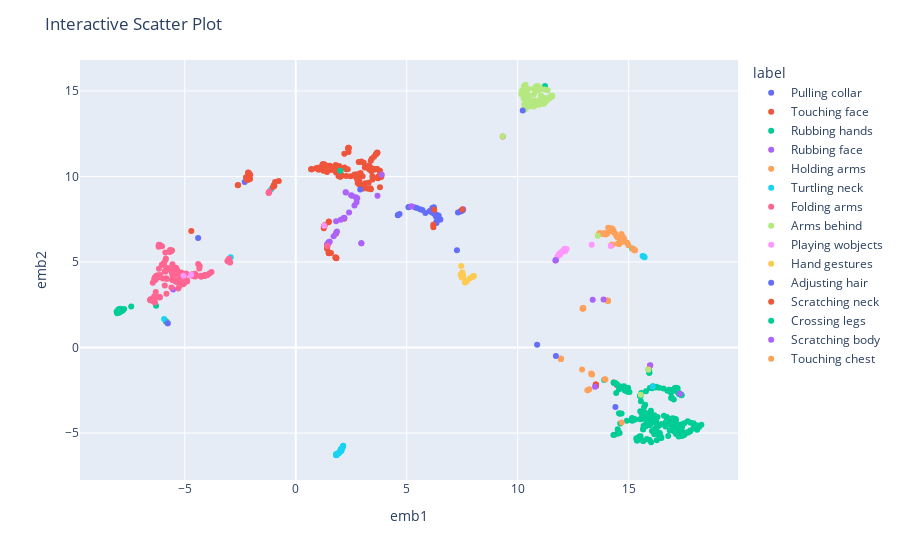

Notebook code for this chart:
### Code cell
interactive_scatter_plot(df.loc[df['single_label'] == 1], var='umap')

### Figure 1 — Plotly figure (JSON) as saved in the notebook; plotly's stock layout.template omitted (floating-point values rounded to 4 significant figures; data arrays with more than 128 entries replaced by an {"elided": "..."} marker saying what was removed)
{"data": [{"customdata": [["Pulling collar", "D:\\Project-mpg microgesture\\smg\\split_files_64\\0001_001_00831-00895_14.mp4"], ["Pulling collar", "D:\\Project-mpg microgesture\\smg\\split_files_64\\0020_012_03296-03360_8.mp4"], ["Pulling collar", "D:\\Project-mpg microgesture\\smg\\split_files_64\\0020_013_03364-03428_8.mp4"], ["Pulling collar", "D:\\Project-mpg microgesture\\smg\\split_files_64\\0024_009_04907-04971_4.mp4"], ["Pulling collar", "D:\\Project-mpg microgesture\\smg\\split_files_64\\0026_009_03142-03206_4.mp4"], ["Pulling collar", "D:\\Project-mpg microgesture\\smg\\split_files_64\\0026_050_11680-11744_15.mp4"], ["Pulling collar", "D:\\Project-mpg microgesture\\smg\\split_files_64\\0026_087_16914-16978_4.mp4"], ["Pulling collar", "D:\\Project-mpg microgesture\\smg\\split_files_64\\0027_171_13488-13552_4.mp4"]], "hovertemplate": "label=%{customdata[0]}<br>umap1=%{x}<br>umap2=%{y}<br>file_paths=%{customdata[1]}<extra></extra>", "legendgroup": "Pulling collar", "marker": {"color": "#636efa", "symbol": "circle"}, "mode": "markers", "name": "Pulling collar", "orientation": "v", "showlegend": true, "x": [4.678, 6.341, 6.33, 4.601, 5.085, -2.298, 5.087, 4.606], "xaxis": "x", "y": [7.801, 7.283, 7.319, 7.732, 8.204, 9.674, 8.214, 7.743], "yaxis": "y", "type": "scatter"}, {"customdata": {"elided": "150x2 str values"}, "hovertemplate": "label=%{customdata[0]}<br>umap1=%{x}<br>umap2=%{y}<br>file_paths=%{customdata[1]}<extra></extra>", "legendgroup": "Touching face", "marker": {"color": "#EF553B", "symbol": "circle"}, "mode": "markers", "name": "Touching face", "orientation": "v", "showlegend": true, "x": {"elided": "150 float values"}, "xaxis": "x", "y": {"elided": "150 float values"}, "yaxis": "y", "type": "scatter"}, {"customdata": {"elided": "230x2 str values"}, "hovertemplate": "label=%{customdata[0]}<br>umap1=%{x}<br>umap2=%{y}<br>file_paths=%{customdata[1]}<extra></extra>", "legendgroup": "Rubbing hands", "marker": {"color": "#00cc96", "symbol": "circle"}, "mode": "markers", "name": "Rubbing hands", "orientation": "v", "showlegend": true, "x": {"elided": "230 float values"}, "xaxis": "x", "y": {"elided": "230 float values"}, "yaxis": "y", "type": "scatter"}, {"customdata": [["Rubbing face", "D:\\Project-mpg microgesture\\smg\\split_files_64\\0001_021_08424-08488_1.mp4"], ["Rubbing face", "D:\\Project-mpg microgesture\\smg\\split_files_64\\0004_070_14383-14447_8.mp4"], ["Rubbing face", "D:\\Project-mpg microgesture\\smg\\split_files_64\\0004_072_15764-15828_8.mp4"], ["Rubbing face", "D:\\Project-mpg microgesture\\smg\\split_files_64\\0004_074_17134-17198_8.mp4"], ["Rubbing face", "D:\\Project-mpg microgesture\\smg\\split_files_64\\0004_080_19102-19166_13.mp4"], ["Rubbing face", "D:\\Project-mpg microgesture\\smg\\split_files_64\\0004_110_21799-21863_8.mp4"], ["Rubbing face", "D:\\Project-mpg microgesture\\smg\\split_files_64\\0004_122_22700-22764_11.mp4"], ["Rubbing face", "D:\\Project-mpg microgesture\\smg\\split_files_64\\0004_124_22828-22892_8.mp4"], ["Rubbing face", "D:\\Project-mpg microgesture\\smg\\split_files_64\\0004_130_23167-23231_4.mp4"], ["Rubbing face", "D:\\Project-mpg microgesture\\smg\\split_files_64\\0004_133_23499-23563_13.mp4"], ["Rubbing face", "D:\\Project-mpg microgesture\\smg\\split_files_64\\0004_134_23662-23726_2.mp4"], ["Rubbing face", "D:\\Project-mpg microgesture\\smg\\split_files_64\\0004_135_23704-23768_1.mp4"], ["Rubbing face", "D:\\Project-mpg microgesture\\smg\\split_files_64\\0004_137_23839-23903_7.mp4"], ["Rubbing face", "D:\\Project-mpg microgesture\\smg\\split_files_64\\0004_140_24012-24076_11.mp4"], ["Rubbing face", "D:\\Project-mpg microgesture\\smg\\split_files_64\\0005_018_05239-05303_4.mp4"], ["Rubbing face", "D:\\Project-mpg microgesture\\smg\\split_files_64\\0008_055_09115-09179_8.mp4"], ["Rubbing face", "D:\\Project-mpg microgesture\\smg\\split_files_64\\0010_065_10589-10653_8.mp4"], ["Rubbing face", "D:\\Project-mpg microgesture\\smg\\split_files_64\\0010_068_10731-10795_8.mp4"], ["Rubbing face", "D:\\Project-mpg microgesture\\smg\\split_files_64\\0010_069_10739-10803_8.mp4"], ["Rubbing face", "D:\\Project-mpg microgesture\\smg\\split_files_64\\0010_122_17240-17304_6.mp4"], ["Rubbing face", "D:\\Project-mpg microgesture\\smg\\split_files_64\\0010_181_24641-24705_6.mp4"], ["Rubbing face", "D:\\Project-mpg microgesture\\smg\\split_files_64\\0013_131_15505-15569_2.mp4"], ["Rubbing face", "D:\\Project-mpg microgesture\\smg\\split_files_64\\0013_141_16906-16970_8.mp4"], ["Rubbing face", "D:\\Project-mpg microgesture\\smg\\split_files_64\\0013_144_17248-17312_8.mp4"], ["Rubbing face", "D:\\Project-mpg microgesture\\smg\\split_files_64\\0013_160_18016-18080_13.mp4"], ["Rubbing face", "D:\\Project-mpg microgesture\\smg\\split_files_64\\0019_044_15673-15737_8.mp4"], ["Rubbing face", "D:\\Project-mpg microgesture\\smg\\split_files_64\\0020_019_04401-04465_6.mp4"], ["Rubbing face", "D:\\Project-mpg microgesture\\smg\\split_files_64\\0020_022_04963-05027_4.mp4"], ["Rubbing face", "D:\\Project-mpg microgesture\\smg\\split_files_64\\0021_062_19767-19831_4.mp4"], ["Rubbing face", "D:\\Project-mpg microgesture\\smg\\split_files_64\\0022_000_00761-00825_8.mp4"], ["Rubbing face", "D:\\Project-mpg microgesture\\smg\\split_files_64\\0022_001_00805-00869_12.mp4"], ["Rubbing face", "D:\\Project-mpg microgesture\\smg\\split_files_64\\0026_051_11744-11808_15.mp4"], ["Rubbing face", "D:\\Project-mpg microgesture\\smg\\split_files_64\\0027_247_21323-21387_11.mp4"], ["Rubbing face", "D:\\Project-mpg microgesture\\smg\\split_files_64\\0031_086_14457-14521_4.mp4"], ["Rubbing face", null], ["Rubbing face", null]], "hovertemplate": "label=%{customdata[0]}<br>umap1=%{x}<br>umap2=%{y}<br>file_paths=%{customdata[1]}<extra></extra>", "legendgroup": "Rubbing face", "marker": {"color": "#ab63fa", "symbol": "circle"}, "mode": "markers", "name": "Rubbing face", "orientation": "v", "showlegend": true, "x": [13.49, 1.818, 15.97, 15.96, 1.709, 1.425, 2.957, 1.417, 1.486, 1.829, 1.474, 1.438, 1.519, 1.529, 1.858, 2.647, 2.404, 2.958, 17.31, 2.741, 2.775, 2.167, 2.194, 2.027, 2.175, 2.249, 2.706, 2.538, 5.213, 3.684, 7.54, 5.354, 3.877, 2.265, 2.498, -5.524], "xaxis": "x", "y": [-2.294, 7.385, -1.042, -1.056, 6.506, 6.037, 6.093, 6.043, 6.124, 6.716, 6.132, 6.02, 6.188, 6.183, 6.783, 8.297, 7.89, 6.093, -2.704, 8.486, 8.732, 7.565, 7.585, 7.471, 7.553, 9.072, 8.792, 8.878, 8.262, 8.873, 8.085, 8.203, 10.1, 9.068, 8.903, 3.387], "yaxis": "y", "type": "scatter"}, {"customdata": {"elided": "67x2 str values"}, "hovertemplate": "label=%{customdata[0]}<br>umap1=%{x}<br>umap2=%{y}<br>file_paths=%{customdata[1]}<extra></extra>", "legendgroup": "Holding arms", "marker": {"color": "#FFA15A", "symbol": "circle"}, "mode": "markers", "name": "Holding arms", "orientation": "v", "showlegend": true, "x": [15.28, 15.28, 14.58, 14.61, 14.56, 14.57, 14.85, 14.75, 14.71, 15.2, 15.21, 14.79, 14.22, 14.23, 14.26, 13.23, 15.27, 14.5, 14.99, 14.94, 14.75, 14.77, 15.89, 14.74, 13.35, 14.69, 14.7, 13.33, 13.15, 13.69, 14.29, 14.18, 14.2, 14.26, 13.31, 14.18, 14.07, 14.51, 14.67, 14.04, 13.95, 13.93, 14.06, 13.15, 14.32, 13.69, 14.27, 14.32, 11.94, 12.9, 14.21, 14.08, 14.03, 14.4, 14.62, 14.45, 14.69, 14.07, 13.89, 14.04, 13.87, 13.84, 11.95, 13.97, 13.68, 13.68, 11.96], "xaxis": "x", "y": [5.682, 5.685, 6.055, 6.26, 6.083, 6.075, 6.179, 6.188, 6.312, 5.755, 5.753, 6.356, 5.982, 5.974, 6.019, -2.448, 5.686, 6.433, 5.971, 6.125, 6.314, 6.294, -1.276, 6.473, -1.576, -4.384, 6.429, -1.559, -2.504, 6.671, 6.838, 6.838, 6.94, 6.829, -1.527, 6.913, 2.732, 6.067, 6.642, 6.663, -1.866, -1.85, 2.738, -2.493, 6.745, 6.68, 6.943, 6.81, -0.6673, -1.286, 6.975, 7.002, 2.756, 6.647, 6.26, 6.517, 6.386, 2.721, 6.669, 6.677, 6.682, 6.64, -0.6435, 6.614, 6.668, 6.667, -0.6725], "yaxis": "y", "type": "scatter"}, {"customdata": [["Turtling neck", "D:\\Project-mpg microgesture\\smg\\split_files_64\\0002_029_13657-13721_0.mp4"], ["Turtling neck", "D:\\Project-mpg microgesture\\smg\\split_files_64\\0002_030_13721-13785_0.mp4"], ["Turtling neck", "D:\\Project-mpg microgesture\\smg\\split_files_64\\0002_031_14891-14955_0.mp4"], ["Turtling neck", "D:\\Project-mpg microgesture\\smg\\split_files_64\\0002_035_23740-23804_0.mp4"], ["Turtling neck", "D:\\Project-mpg microgesture\\smg\\split_files_64\\0002_036_24317-24381_13.mp4"], ["Turtling neck", "D:\\Project-mpg microgesture\\smg\\split_files_64\\0002_038_25765-25829_7.mp4"], ["Turtling neck", "D:\\Project-mpg microgesture\\smg\\split_files_64\\0003_003_01830-01894_7.mp4"], ["Turtling neck", "D:\\Project-mpg microgesture\\smg\\split_files_64\\0003_006_05287-05351_8.mp4"], ["Turtling neck", "D:\\Project-mpg microgesture\\smg\\split_files_64\\0003_008_05367-05431_8.mp4"], ["Turtling neck", "D:\\Project-mpg microgesture\\smg\\split_files_64\\0008_124_21215-21279_8.mp4"], ["Turtling neck", "D:\\Project-mpg microgesture\\smg\\split_files_64\\0008_132_22263-22327_8.mp4"], ["Turtling neck", "D:\\Project-mpg microgesture\\smg\\split_files_64\\0008_151_23439-23503_7.mp4"], ["Turtling neck", "D:\\Project-mpg microgesture\\smg\\split_files_64\\0008_152_23493-23557_7.mp4"], ["Turtling neck", "D:\\Project-mpg microgesture\\smg\\split_files_64\\0009_023_09494-09558_1.mp4"], ["Turtling neck", "D:\\Project-mpg microgesture\\smg\\split_files_64\\0010_012_02377-02441_8.mp4"], ["Turtling neck", "D:\\Project-mpg microgesture\\smg\\split_files_64\\0010_028_03438-03502_8.mp4"], ["Turtling neck", "D:\\Project-mpg microgesture\\smg\\split_files_64\\0011_024_14261-14325_2.mp4"], ["Turtling neck", "D:\\Project-mpg microgesture\\smg\\split_files_64\\0011_036_20254-20318_2.mp4"], ["Turtling neck", "D:\\Project-mpg microgesture\\smg\\split_files_64\\0012_017_11185-11249_7.mp4"], ["Turtling neck", "D:\\Project-mpg microgesture\\smg\\split_files_64\\0012_025_13367-13431_4.mp4"], ["Turtling neck", "D:\\Project-mpg microgesture\\smg\\split_files_64\\0012_027_15413-15477_9.mp4"], ["Turtling neck", "D:\\Project-mpg microgesture\\smg\\split_files_64\\0013_117_14619-14683_8.mp4"], ["Turtling neck", "D:\\Project-mpg microgesture\\smg\\split_files_64\\0014_011_09399-09463_7.mp4"], ["Turtling neck", "D:\\Project-mpg microgesture\\smg\\split_files_64\\0015_172_18094-18158_16.mp4"], ["Turtling neck", "D:\\Project-mpg microgesture\\smg\\split_files_64\\0015_248_24498-24562_8.mp4"], ["Turtling neck", "D:\\Project-mpg microgesture\\smg\\split_files_64\\0016_021_03729-03793_7.mp4"], ["Turtling neck", "D:\\Project-mpg microgesture\\smg\\split_files_64\\0019_088_24131-24195_2.mp4"], ["Turtling neck", "D:\\Project-mpg microgesture\\smg\\split_files_64\\0021_025_06494-06558_4.mp4"], ["Turtling neck", "D:\\Project-mpg microgesture\\smg\\split_files_64\\0021_044_13409-13473_4.mp4"], ["Turtling neck", "D:\\Project-mpg microgesture\\smg\\split_files_64\\0021_068_21264-21328_4.mp4"], ["Turtling neck", "D:\\Project-mpg microgesture\\smg\\split_files_64\\0026_132_23840-23904_8.mp4"], ["Turtling neck", "D:\\Project-mpg microgesture\\smg\\split_files_64\\0026_134_23956-24020_6.mp4"], ["Turtling neck", "D:\\Project-mpg microgesture\\smg\\split_files_64\\0026_148_26548-26612_11.mp4"]], "hovertemplate": "label=%{customdata[0]}<br>umap1=%{x}<br>umap2=%{y}<br>file_paths=%{customdata[1]}<extra></extra>", "legendgroup": "Turtling neck", "marker": {"color": "#19d3f3", "symbol": "circle"}, "mode": "markers", "name": "Turtling neck", "orientation": "v", "showlegend": true, "x": [2.067, 2.024, 2.027, 2.053, 2.026, 2.042, 15.63, 2.056, 2.047, 15.7, 1.967, 1.839, 1.884, 1.968, -2.928, 16.09, 15.68, 15.72, 1.961, 1.823, 1.826, 2.02, -1.103, 2.14, 2.134, -5.93, 1.814, 1.895, 11.73, 2.11, 2.121, -7.898, 1.858], "xaxis": "x", "y": [-6.002, -6.024, -5.96, -5.94, -6.06, -6.035, 5.356, -5.965, -5.97, 5.3, -6.143, -6.28, -6.224, -6.143, 5.284, -2.275, 5.318, 5.28, -6.13, -6.3, -6.291, -6.052, 9.246, -5.746, -5.768, 1.673, -6.236, -6.218, 5.126, -5.83, -5.797, 2.273, -6.211], "yaxis": "y", "type": "scatter"}, {"customdata": {"elided": "138x2 str values"}, "hovertemplate": "label=%{customdata[0]}<br>umap1=%{x}<br>umap2=%{y}<br>file_paths=%{customdata[1]}<extra></extra>", "legendgroup": "Folding arms", "marker": {"color": "#FF6692", "symbol": "circle"}, "mode": "markers", "name": "Folding arms", "orientation": "v", "showlegend": true, "x": {"elided": "138 float values"}, "xaxis": "x", "y": {"elided": "138 float values"}, "yaxis": "y", "type": "scatter"}, {"customdata": {"elided": "82x2 str values"}, "hovertemplate": "label=%{customdata[0]}<br>umap1=%{x}<br>umap2=%{y}<br>file_paths=%{customdata[1]}<extra></extra>", "legendgroup": "Arms behind", "marker": {"color": "#B6E880", "symbol": "circle"}, "mode": "markers", "name": "Arms behind", "orientation": "v", "showlegend": true, "x": [9.325, 15.88, 10.38, 15.55, 10.36, 10.73, 10.58, 11.13, 11.26, 10.39, 10.16, 10.52, 10.3, 10.28, 10.26, 10.22, 10.22, 10.45, 10.19, 10.41, 10.79, 10.45, 10.73, 10.3, 10.28, 10.35, 10.21, 10.39, 10.35, 10.27, 10.31, 10.34, 10.37, 10.48, 10.3, 11.35, 11.21, 10.85, 11.05, 11.14, 11.1, 10.94, 11.02, 11.24, 10.73, 10.72, 10.5, 11.14, 11.16, 11.05, 11.2, 11.1, 11.02, 11.18, 11.28, 10.82, 10.27, 11.17, 11.13, 10.37, 10.38, 11.2, 10.75, 10.62, 10.48, 11.01, 10.91, 10.81, 11.41, 11.55, 13.61, 11.43, 11.55, 11.56, 11.52, 11.5, 11.47, 11.23, 11.31, 10.82, 11.23, 10.97], "xaxis": "x", "y": [12.36, -1.295, 14.51, -2.761, 13.95, 14.8, 14.43, 14.47, 14.58, 15.08, 14.82, 14.67, 14.22, 15.28, 15.03, 14.94, 14.94, 15.09, 14.99, 15.06, 14.44, 14.78, 15.14, 13.96, 14.57, 15.36, 15.05, 15.04, 15.19, 14.57, 15.14, 14.76, 15.13, 15.12, 15.27, 15.04, 15.09, 15.27, 14.55, 14.42, 14.52, 15.04, 14.51, 14.57, 14.09, 14.15, 14.12, 14.42, 14.25, 14.73, 14.41, 14.37, 14.39, 14.4, 14.4, 14.23, 13.88, 14.26, 14.62, 13.96, 14.27, 14.27, 14.14, 14.1, 14.19, 15.2, 15.29, 14.98, 14.6, 14.73, 6.534, 14.57, 14.7, 14.71, 14.65, 14.7, 14.66, 14.44, 14.45, 15.25, 14.38, 14.2], "yaxis": "y", "type": "scatter"}, {"customdata": [["Playing wobjects", "D:\\Project-mpg microgesture\\smg\\split_files_64\\0004_066_13618-13682_11.mp4"], ["Playing wobjects", "D:\\Project-mpg microgesture\\smg\\split_files_64\\0004_153_25114-25178_11.mp4"], ["Playing wobjects", "D:\\Project-mpg microgesture\\smg\\split_files_64\\0008_089_13665-13729_8.mp4"], ["Playing wobjects", "D:\\Project-mpg microgesture\\smg\\split_files_64\\0008_090_13729-13793_8.mp4"], ["Playing wobjects", "D:\\Project-mpg microgesture\\smg\\split_files_64\\0015_207_20151-20215_4.mp4"], ["Playing wobjects", "D:\\Project-mpg microgesture\\smg\\split_files_64\\0015_211_20564-20628_4.mp4"], ["Playing wobjects", "D:\\Project-mpg microgesture\\smg\\split_files_64\\0015_212_20600-20664_4.mp4"], ["Playing wobjects", "D:\\Project-mpg microgesture\\smg\\split_files_64\\0020_083_15984-16048_4.mp4"], ["Playing wobjects", "D:\\Project-mpg microgesture\\smg\\split_files_64\\0020_084_16034-16098_4.mp4"], ["Playing wobjects", "D:\\Project-mpg microgesture\\smg\\split_files_64\\0020_085_16071-16135_4.mp4"], ["Playing wobjects", "D:\\Project-mpg microgesture\\smg\\split_files_64\\0020_086_16103-16167_4.mp4"], ["Playing wobjects", "D:\\Project-mpg microgesture\\smg\\split_files_64\\0020_087_16132-16196_4.mp4"], ["Playing wobjects", "D:\\Project-mpg microgesture\\smg\\split_files_64\\0020_096_18264-18328_4.mp4"], ["Playing wobjects", "D:\\Project-mpg microgesture\\smg\\split_files_64\\0020_097_18300-18364_4.mp4"], ["Playing wobjects", "D:\\Project-mpg microgesture\\smg\\split_files_64\\0020_098_18341-18405_4.mp4"], ["Playing wobjects", "D:\\Project-mpg microgesture\\smg\\split_files_64\\0021_063_19806-19870_4.mp4"], ["Playing wobjects", "D:\\Project-mpg microgesture\\smg\\split_files_64\\0021_072_23683-23747_9.mp4"], ["Playing wobjects", "D:\\Project-mpg microgesture\\smg\\split_files_64\\0021_073_23747-23811_4.mp4"], ["Playing wobjects", "D:\\Project-mpg microgesture\\smg\\split_files_64\\0029_011_04155-04219_8.mp4"], ["Playing wobjects", "D:\\Project-mpg microgesture\\smg\\split_files_64\\0029_012_04976-05040_8.mp4"], ["Playing wobjects", "D:\\Project-mpg microgesture\\smg\\split_files_64\\0029_028_14274-14338_8.mp4"], ["Playing wobjects", "D:\\Project-mpg microgesture\\smg\\split_files_64\\0029_029_14338-14402_11.mp4"], ["Playing wobjects", "D:\\Project-mpg microgesture\\smg\\split_files_64\\0029_030_14391-14455_11.mp4"], ["Playing wobjects", null]], "hovertemplate": "label=%{customdata[0]}<br>umap1=%{x}<br>umap2=%{y}<br>file_paths=%{customdata[1]}<extra></extra>", "legendgroup": "Playing wobjects", "marker": {"color": "#FF97FF", "symbol": "circle"}, "mode": "markers", "name": "Playing wobjects", "orientation": "v", "showlegend": true, "x": [14.19, 1.284, 12.08, 12.04, 13.34, -4.711, -5.056, 11.9, 12.0, 12.06, 11.96, 11.8, 12.15, 11.9, 11.86, 12.09, 12.1, 12.06, 11.86, 12.2, -5.759, 11.87, 12.13, 12.13], "xaxis": "x", "y": [5.94, 7.116, 5.636, 5.642, 6.009, 4.248, 4.201, 5.429, 5.588, 5.622, 5.571, 5.332, 5.642, 5.496, 5.434, 5.629, 5.74, 5.643, 5.452, 5.752, 1.404, 5.47, 5.675, 5.781], "yaxis": "y", "type": "scatter"}, {"customdata": [["Hand gestures", "D:\\Project-mpg microgesture\\smg\\split_files_64\\0005_050_11021-11085_16.mp4"], ["Hand gestures", "D:\\Project-mpg microgesture\\smg\\split_files_64\\0005_054_11691-11755_11.mp4"], ["Hand gestures", "D:\\Project-mpg microgesture\\smg\\split_files_64\\0005_068_14225-14289_16.mp4"], ["Hand gestures", "D:\\Project-mpg microgesture\\smg\\split_files_64\\0005_092_18476-18540_4.mp4"], ["Hand gestures", "D:\\Project-mpg microgesture\\smg\\split_files_64\\0005_114_21218-21282_16.mp4"], ["Hand gestures", "D:\\Project-mpg microgesture\\smg\\split_files_64\\0005_129_23431-23495_16.mp4"], ["Hand gestures", "D:\\Project-mpg microgesture\\smg\\split_files_64\\0005_138_24670-24734_16.mp4"], ["Hand gestures", "D:\\Project-mpg microgesture\\smg\\split_files_64\\0006_006_01056-01120_11.mp4"], ["Hand gestures", "D:\\Project-mpg microgesture\\smg\\split_files_64\\0006_021_08649-08713_7.mp4"], ["Hand gestures", "D:\\Project-mpg microgesture\\smg\\split_files_64\\0006_025_08859-08923_1.mp4"], ["Hand gestures", "D:\\Project-mpg microgesture\\smg\\split_files_64\\0006_042_12150-12214_4.mp4"], ["Hand gestures", "D:\\Project-mpg microgesture\\smg\\split_files_64\\0006_053_14179-14243_16.mp4"], ["Hand gestures", "D:\\Project-mpg microgesture\\smg\\split_files_64\\0006_058_16705-16769_7.mp4"], ["Hand gestures", "D:\\Project-mpg microgesture\\smg\\split_files_64\\0006_064_17464-17528_8.mp4"], ["Hand gestures", "D:\\Project-mpg microgesture\\smg\\split_files_64\\0006_070_18037-18101_13.mp4"], ["Hand gestures", "D:\\Project-mpg microgesture\\smg\\split_files_64\\0006_082_20330-20394_7.mp4"], ["Hand gestures", "D:\\Project-mpg microgesture\\smg\\split_files_64\\0006_086_21049-21113_8.mp4"], ["Hand gestures", "D:\\Project-mpg microgesture\\smg\\split_files_64\\0007_003_15233-15297_2.mp4"], ["Hand gestures", "D:\\Project-mpg microgesture\\smg\\split_files_64\\0008_002_01007-01071_7.mp4"], ["Hand gestures", "D:\\Project-mpg microgesture\\smg\\split_files_64\\0008_013_04554-04618_0.mp4"], ["Hand gestures", "D:\\Project-mpg microgesture\\smg\\split_files_64\\0008_028_06144-06208_8.mp4"], ["Hand gestures", "D:\\Project-mpg microgesture\\smg\\split_files_64\\0008_076_12879-12943_8.mp4"], ["Hand gestures", "D:\\Project-mpg microgesture\\smg\\split_files_64\\0008_077_12947-13011_8.mp4"], ["Hand gestures", "D:\\Project-mpg microgesture\\smg\\split_files_64\\0017_089_11876-11940_15.mp4"], ["Hand gestures", "D:\\Project-mpg microgesture\\smg\\split_files_64\\0019_043_15549-15613_8.mp4"]], "hovertemplate": "label=%{customdata[0]}<br>umap1=%{x}<br>umap2=%{y}<br>file_paths=%{customdata[1]}<extra></extra>", "legendgroup": "Hand gestures", "marker": {"color": "#FECB52", "symbol": "circle"}, "mode": "markers", "name": "Hand gestures", "orientation": "v", "showlegend": true, "x": [7.487, 7.431, 7.673, 7.511, 7.681, 7.494, 7.48, 7.505, 8.0, 7.459, 7.852, 8.013, 7.976, 7.504, 7.662, 7.622, 7.726, 7.538, 8.018, 7.482, 7.545, 7.469, 7.479, 7.507, 7.458], "xaxis": "x", "y": [4.096, 4.271, 3.856, 4.385, 3.865, 4.203, 4.178, 4.306, 4.169, 4.209, 4.044, 4.183, 4.12, 4.141, 3.894, 3.797, 3.901, 4.14, 4.178, 4.135, 4.186, 4.276, 4.208, 8.015, 4.763], "yaxis": "y", "type": "scatter"}, {"customdata": [["Adjusting hair", "D:\\Project-mpg microgesture\\smg\\split_files_64\\0008_038_06754-06818_8.mp4"], ["Adjusting hair", "D:\\Project-mpg microgesture\\smg\\split_files_64\\0008_078_13007-13071_8.mp4"], ["Adjusting hair", "D:\\Project-mpg microgesture\\smg\\split_files_64\\0008_079_13071-13135_8.mp4"], ["Adjusting hair", "D:\\Project-mpg microgesture\\smg\\split_files_64\\0008_102_14603-14667_8.mp4"], ["Adjusting hair", "D:\\Project-mpg microgesture\\smg\\split_files_64\\0008_116_20399-20463_8.mp4"], ["Adjusting hair", "D:\\Project-mpg microgesture\\smg\\split_files_64\\0010_097_13670-13734_6.mp4"], ["Adjusting hair", "D:\\Project-mpg microgesture\\smg\\split_files_64\\0015_110_12634-12698_4.mp4"], ["Adjusting hair", "D:\\Project-mpg microgesture\\smg\\split_files_64\\0015_112_12910-12974_4.mp4"], ["Adjusting hair", "D:\\Project-mpg microgesture\\smg\\split_files_64\\0015_162_17196-17260_4.mp4"], ["Adjusting hair", "D:\\Project-mpg microgesture\\smg\\split_files_64\\0015_217_20862-20926_4.mp4"], ["Adjusting hair", "D:\\Project-mpg microgesture\\smg\\split_files_64\\0015_218_20926-20990_4.mp4"], ["Adjusting hair", "D:\\Project-mpg microgesture\\smg\\split_files_64\\0016_004_00942-01006_11.mp4"], ["Adjusting hair", "D:\\Project-mpg microgesture\\smg\\split_files_64\\0016_005_01312-01376_11.mp4"], ["Adjusting hair", "D:\\Project-mpg microgesture\\smg\\split_files_64\\0016_093_18693-18757_4.mp4"], ["Adjusting hair", "D:\\Project-mpg microgesture\\smg\\split_files_64\\0018_036_08620-08684_6.mp4"], ["Adjusting hair", "D:\\Project-mpg microgesture\\smg\\split_files_64\\0022_108_21589-21653_4.mp4"], ["Adjusting hair", "D:\\Project-mpg microgesture\\smg\\split_files_64\\0022_111_21766-21830_7.mp4"], ["Adjusting hair", "D:\\Project-mpg microgesture\\smg\\split_files_64\\0022_112_21830-21894_8.mp4"], ["Adjusting hair", "D:\\Project-mpg microgesture\\smg\\split_files_64\\0024_027_09852-09916_4.mp4"], ["Adjusting hair", "D:\\Project-mpg microgesture\\smg\\split_files_64\\0026_084_16428-16492_4.mp4"], ["Adjusting hair", "D:\\Project-mpg microgesture\\smg\\split_files_64\\0026_139_25528-25592_4.mp4"], ["Adjusting hair", "D:\\Project-mpg microgesture\\smg\\split_files_64\\0027_010_02474-02538_7.mp4"], ["Adjusting hair", "D:\\Project-mpg microgesture\\smg\\split_files_64\\0027_019_03241-03305_4.mp4"], ["Adjusting hair", "D:\\Project-mpg microgesture\\smg\\split_files_64\\0027_103_08854-08918_4.mp4"], ["Adjusting hair", "D:\\Project-mpg microgesture\\smg\\split_files_64\\0027_109_09095-09159_4.mp4"], ["Adjusting hair", "D:\\Project-mpg microgesture\\smg\\split_files_64\\0027_151_12299-12363_4.mp4"], ["Adjusting hair", "D:\\Project-mpg microgesture\\smg\\split_files_64\\0028_025_06534-06598_12.mp4"], ["Adjusting hair", "D:\\Project-mpg microgesture\\smg\\split_files_64\\0028_026_06596-06660_12.mp4"], ["Adjusting hair", "D:\\Project-mpg microgesture\\smg\\split_files_64\\0031_090_14654-14718_4.mp4"], ["Adjusting hair", "D:\\Project-mpg microgesture\\smg\\split_files_64\\0031_091_14744-14808_4.mp4"], ["Adjusting hair", "D:\\Project-mpg microgesture\\smg\\split_files_64\\0031_092_14808-14872_8.mp4"], ["Adjusting hair", "D:\\Project-mpg microgesture\\smg\\split_files_64\\0031_093_14856-14920_8.mp4"], ["Adjusting hair", null], ["Adjusting hair", null], ["Adjusting hair", null], ["Adjusting hair", null], ["Adjusting hair", null], ["Adjusting hair", null], ["Adjusting hair", null], ["Adjusting hair", null], ["Adjusting hair", null], ["Adjusting hair", null]], "hovertemplate": "label=%{customdata[0]}<br>umap1=%{x}<br>umap2=%{y}<br>file_paths=%{customdata[1]}<extra></extra>", "legendgroup": "Adjusting hair", "marker": {"color": "#636efa", "symbol": "circle"}, "mode": "markers", "name": "Adjusting hair", "orientation": "v", "showlegend": true, "x": [6.283, 6.444, 7.263, 6.518, 6.354, 6.224, 7.531, 6.155, 6.373, 6.159, 6.167, 6.371, 6.071, 5.841, 5.456, -4.397, 2.908, 14.4, -5.768, 5.707, 5.6, 11.72, 6.496, 6.325, 6.408, 10.88, 6.287, 10.23, 6.181, 7.431, 6.325, 6.343, 6.064, 7.519, 7.438, 7.493, 7.312, 6.337, 7.44, 6.026, 6.379, 6.097], "xaxis": "x", "y": [7.79, 7.698, 5.689, 7.491, 7.764, 8.207, 8.053, 8.155, 7.617, 7.953, 8.081, 7.691, 7.965, 7.867, 8.158, 6.397, 9.242, -3.483, 1.42, 8.039, 8.085, -0.4984, 7.482, 7.736, 7.522, 0.1544, 7.752, 13.86, 7.868, 7.961, 7.687, 7.62, 7.976, 8.043, 7.969, 8.012, 7.897, 7.655, 7.969, 7.971, 7.619, 7.935], "yaxis": "y", "type": "scatter"}, {"customdata": [["Scratching neck", "D:\\Project-mpg microgesture\\smg\\split_files_64\\0013_062_09123-09187_8.mp4"], ["Scratching neck", "D:\\Project-mpg microgesture\\smg\\split_files_64\\0025_026_17709-17773_7.mp4"], ["Scratching neck", "D:\\Project-mpg microgesture\\smg\\split_files_64\\0026_026_08343-08407_4.mp4"], ["Scratching neck", "D:\\Project-mpg microgesture\\smg\\split_files_64\\0027_206_16321-16385_4.mp4"], ["Scratching neck", "D:\\Project-mpg microgesture\\smg\\split_files_64\\0027_207_16385-16449_4.mp4"], ["Scratching neck", "D:\\Project-mpg microgesture\\smg\\split_files_64\\0027_219_19120-19184_9.mp4"], ["Scratching neck", "D:\\Project-mpg microgesture\\smg\\split_files_64\\0027_220_19184-19248_8.mp4"], ["Scratching neck", "D:\\Project-mpg microgesture\\smg\\split_files_64\\0027_240_20731-20795_4.mp4"], ["Scratching neck", "D:\\Project-mpg microgesture\\smg\\split_files_64\\0027_241_20794-20858_4.mp4"], ["Scratching neck", "D:\\Project-mpg microgesture\\smg\\split_files_64\\0027_249_21451-21515_11.mp4"], ["Scratching neck", "D:\\Project-mpg microgesture\\smg\\split_files_64\\0027_250_21601-21665_11.mp4"], ["Scratching neck", "D:\\Project-mpg microgesture\\smg\\split_files_64\\0027_251_21665-21729_4.mp4"], ["Scratching neck", "D:\\Project-mpg microgesture\\smg\\split_files_64\\0027_252_21686-21750_4.mp4"], ["Scratching neck", "D:\\Project-mpg microgesture\\smg\\split_files_64\\0027_253_21750-21814_4.mp4"], ["Scratching neck", "D:\\Project-mpg microgesture\\smg\\split_files_64\\0027_254_21872-21936_4.mp4"], ["Scratching neck", "D:\\Project-mpg microgesture\\smg\\split_files_64\\0027_255_22312-22376_4.mp4"], ["Scratching neck", "D:\\Project-mpg microgesture\\smg\\split_files_64\\0027_256_22376-22440_4.mp4"], ["Scratching neck", "D:\\Project-mpg microgesture\\smg\\split_files_64\\0027_258_22492-22556_7.mp4"], ["Scratching neck", "D:\\Project-mpg microgesture\\smg\\split_files_64\\0027_259_22556-22620_7.mp4"], ["Scratching neck", "D:\\Project-mpg microgesture\\smg\\split_files_64\\0027_261_22733-22797_7.mp4"], ["Scratching neck", "D:\\Project-mpg microgesture\\smg\\split_files_64\\0030_026_05937-06001_11.mp4"], ["Scratching neck", "D:\\Project-mpg microgesture\\smg\\split_files_64\\0030_070_19190-19254_8.mp4"], ["Scratching neck", "D:\\Project-mpg microgesture\\smg\\split_files_64\\0030_071_19254-19318_8.mp4"], ["Scratching neck", null], ["Scratching neck", null], ["Scratching neck", null]], "hovertemplate": "label=%{customdata[0]}<br>umap1=%{x}<br>umap2=%{y}<br>file_paths=%{customdata[1]}<extra></extra>", "legendgroup": "Scratching neck", "marker": {"color": "#EF553B", "symbol": "circle"}, "mode": "markers", "name": "Scratching neck", "orientation": "v", "showlegend": true, "x": [6.238, 6.196, -2.595, -0.763, -2.146, 7.504, 6.203, -2.135, -2.118, -2.143, -0.9636, -2.05, -0.9746, -0.9842, -0.9292, -2.138, -2.056, -2.103, -2.114, -2.132, -1.025, -2.146, -2.133, -2.611, -2.196, 1.315], "xaxis": "x", "y": [8.059, 7.174, 9.5, 9.739, 9.988, 8.075, 7.037, 9.947, 9.996, 9.904, 9.442, 10.11, 9.497, 9.488, 9.67, 9.814, 9.856, 10.19, 9.906, 10.03, 9.381, 10.23, 10.22, 9.489, 9.798, 10.5], "yaxis": "y", "type": "scatter"}, {"customdata": [["Crossing legs", "D:\\Project-mpg microgesture\\smg\\split_files_64\\0013_198_21274-21338_7.mp4"], ["Crossing legs", "D:\\Project-mpg microgesture\\smg\\split_files_64\\0022_121_22626-22690_4.mp4"], ["Crossing legs", "D:\\Project-mpg microgesture\\smg\\split_files_64\\0023_003_06502-06566_6.mp4"], ["Crossing legs", "D:\\Project-mpg microgesture\\smg\\split_files_64\\0023_007_07297-07361_11.mp4"], ["Crossing legs", "D:\\Project-mpg microgesture\\smg\\split_files_64\\0023_022_21300-21364_6.mp4"], ["Crossing legs", "D:\\Project-mpg microgesture\\smg\\split_files_64\\0024_000_01477-01541_4.mp4"], ["Crossing legs", "D:\\Project-mpg microgesture\\smg\\split_files_64\\0024_004_02346-02410_4.mp4"], ["Crossing legs", "D:\\Project-mpg microgesture\\smg\\split_files_64\\0026_127_22942-23006_4.mp4"], ["Crossing legs", "D:\\Project-mpg microgesture\\smg\\split_files_64\\0026_128_23085-23149_4.mp4"], ["Crossing legs", "D:\\Project-mpg microgesture\\smg\\split_files_64\\0026_129_23529-23593_4.mp4"], ["Crossing legs", "D:\\Project-mpg microgesture\\smg\\split_files_64\\0026_163_28280-28344_8.mp4"], ["Crossing legs", "D:\\Project-mpg microgesture\\smg\\split_files_64\\0027_005_01613-01677_7.mp4"], ["Crossing legs", null], ["Crossing legs", null]], "hovertemplate": "label=%{customdata[0]}<br>umap1=%{x}<br>umap2=%{y}<br>file_paths=%{customdata[1]}<extra></extra>", "legendgroup": "Crossing legs", "marker": {"color": "#00cc96", "symbol": "circle"}, "mode": "markers", "name": "Crossing legs", "orientation": "v", "showlegend": true, "x": [-8.046, -7.897, -7.801, -7.955, -7.732, -7.884, -7.927, -8.067, -7.959, -8.014, -7.411, -7.938, -7.958, -8.002], "xaxis": "x", "y": [2.009, 2.11, 2.142, 2.045, 2.253, 2.127, 2.056, 2.107, 2.241, 2.135, 2.397, 2.216, 2.238, 2.196], "yaxis": "y", "type": "scatter"}, {"customdata": [["Scratching body", "D:\\Project-mpg microgesture\\smg\\split_files_64\\0015_043_05401-05465_4.mp4"], ["Scratching body", "D:\\Project-mpg microgesture\\smg\\split_files_64\\0017_025_05332-05396_2.mp4"], ["Scratching body", "D:\\Project-mpg microgesture\\smg\\split_files_64\\0021_057_17862-17926_4.mp4"], ["Scratching body", "D:\\Project-mpg microgesture\\smg\\split_files_64\\0021_058_18980-19044_4.mp4"]], "hovertemplate": "label=%{customdata[0]}<br>umap1=%{x}<br>umap2=%{y}<br>file_paths=%{customdata[1]}<extra></extra>", "legendgroup": "Scratching body", "marker": {"color": "#ab63fa", "symbol": "circle"}, "mode": "markers", "name": "Scratching body", "orientation": "v", "showlegend": true, "x": [13.87, 13.38, 11.72, 11.7], "xaxis": "x", "y": [2.814, 2.788, 5.099, 5.088], "yaxis": "y", "type": "scatter"}, {"customdata": [["Touching chest", "D:\\Project-mpg microgesture\\smg\\split_files_64\\0017_013_03609-03673_8.mp4"], ["Touching chest", "D:\\Project-mpg microgesture\\smg\\split_files_64\\0017_042_06379-06443_7.mp4"], ["Touching chest", "D:\\Project-mpg microgesture\\smg\\split_files_64\\0017_113_20306-20370_4.mp4"], ["Touching chest", "D:\\Project-mpg microgesture\\smg\\split_files_64\\0018_069_14937-15001_7.mp4"], ["Touching chest", "D:\\Project-mpg microgesture\\smg\\split_files_64\\0018_071_15337-15401_7.mp4"], ["Touching chest", "D:\\Project-mpg microgesture\\smg\\split_files_64\\0018_091_20618-20682_9.mp4"]], "hovertemplate": "label=%{customdata[0]}<br>umap1=%{x}<br>umap2=%{y}<br>file_paths=%{customdata[1]}<extra></extra>", "legendgroup": "Touching chest", "marker": {"color": "#FFA15A", "symbol": "circle"}, "mode": "markers", "name": "Touching chest", "orientation": "v", "showlegend": true, "x": [12.95, 12.94, 12.96, 12.92, 12.93, 12.94], "xaxis": "x", "y": [2.302, 2.293, 2.307, 2.271, 2.283, 2.289], "yaxis": "y", "type": "scatter"}], "layout": {"xaxis": {"anchor": "y", "domain": [0.0, 1.0], "title": {"text": "emb1"}}, "yaxis": {"anchor": "x", "domain": [0.0, 1.0], "title": {"text": "emb2"}}, "legend": {"title": {"text": "label"}, "tracegroupgap": 0}, "margin": {"t": 60}, "title": {"text": "Interactive Scatter Plot"}}}
